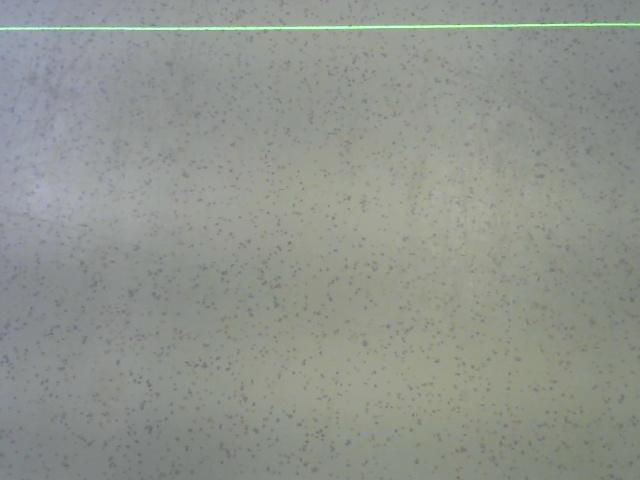
%> input picture Aulas Praticas/Aula 11/imgref.jpeg, 640 x 480 px
$ octave EX4.m   (GNU Octave 9; MATLAB toolbox functions it lacks are replaced by stand-ins)
%> lines starting %> are read from the running program, lines starting %| are printed output that depends on the picture; in (x1, y1, x2, y2) boxes, pixels count from 0 and x2, y2 are one past the last pixel; in counts of white or black regions, pixels touching at a corner belong together; the program's own positions count from 1
%Exercicio 4
clear
close

ref=imread('imgref.jpeg');
%> ref is the input picture: size 480x640x3 uint8; mean R, G, B 144.4, 148.4, 141.9
obs=imread('imgobst.jpeg');
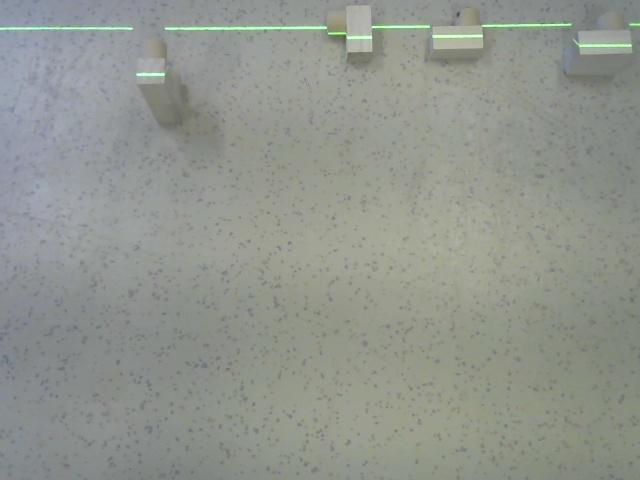
%> input picture Aulas Praticas/Aula 11/imgobst.jpeg, 640 x 480 px
%> obs is the input picture: size 480x640x3 uint8; mean R, G, B 145.3, 149.3, 142.4

ref_b= imbinarize(im2gray(ref),0.8);
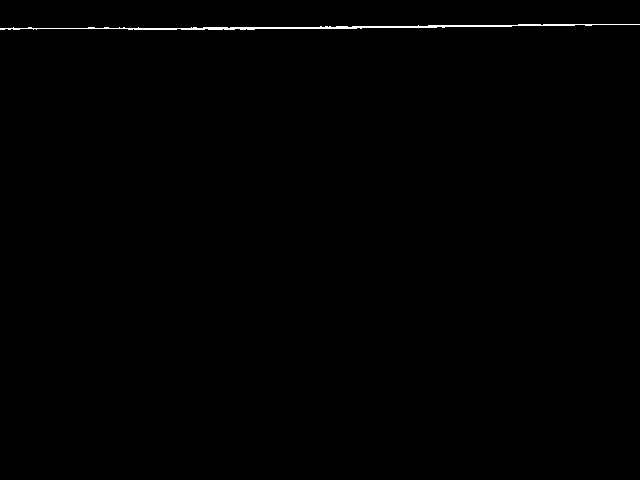
%> ref_b: size 480x640 logical; 0.39% white in thin lines or dots, all inside (x1, y1, x2, y2) = (0, 24, 640, 30)
obs_b= imbinarize(im2gray(obs),0.8);
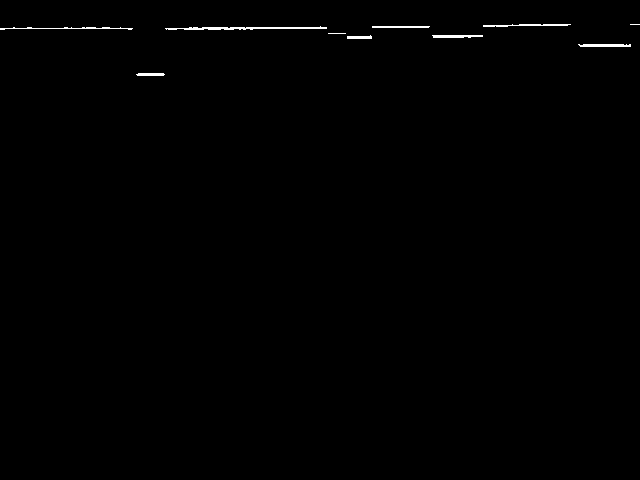
%> obs_b: size 480x640 logical; 0.42% white in thin lines or dots, all inside (x1, y1, x2, y2) = (0, 24, 640, 76)

subplot(3,2,1), imshow(ref)
subplot(3,2,2), imshow(obs)
subplot(3,2,3), imshow(ref_b)
subplot(3,2,4), imshow(obs_b)

%% Ex5

ref_b_dil= imdilate(ref_b,ones(4,1));%Dilatar para cima
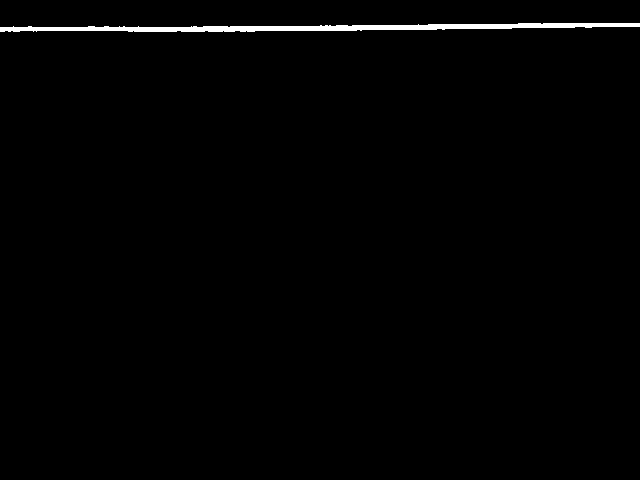
%> ref_b_dil: size 480x640 logical; 1% white; 1 white region, box (x1, y1, x2, y2) and area: (0, 23, 640, 32) 3123
obsbsimple = obs_b;

obsbsimple(ref_b_dil)=0;
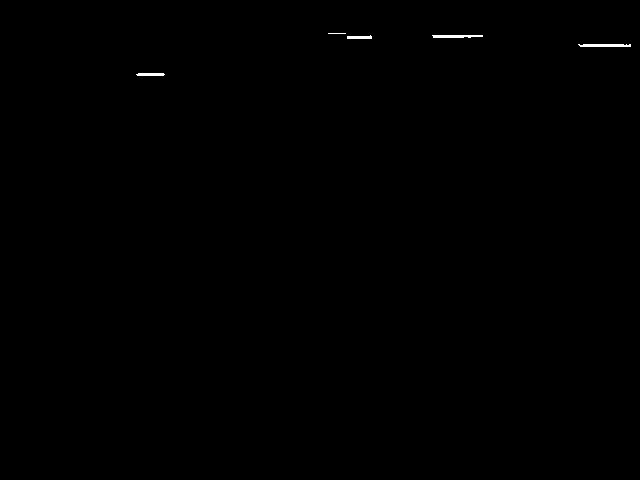
%> obsbsimple: size 480x640 logical; 0.15% white; 5 white regions (1 under 20 px), largest, box (x1, y1, x2, y2) and area: (578, 44, 631, 47) 149, (432, 35, 483, 38) 135, (136, 73, 165, 76) 82, (347, 35, 372, 39) 76
obsbsimple= bwareaopen(obsbsimple,10);%limpar


subplot(3,2,5), imshow(ref_b_dil)
subplot(3,2,6), imshow(obsbsimple)

%% Ex 6

 [L,N]=bwlabel(obsbsimple);
%> L: size 480x640 double; 6 distinct labels, from 0 to 5
%> N = 5
 r=regionprops(L,'Centroid');
%> r = 5 regions; Centroid: [151.2 75], [337.5 34], [360.1 38], [456.4 36.9], [605.4 46]
 cc=cat(1,r.Centroid)';%gravar numa matriz
%> cc = [151.2 337.5 360.1 456.4 605.4; 75.01 34 37.97 36.87 46.03]

 hold on
 subplot(3,2,6), plot(cc(1,:),cc(2,:),'*r','MarkerSize',10)
%> after `plot(cc(1,:),cc(2,:),'*r','MarkerSize',10)`:
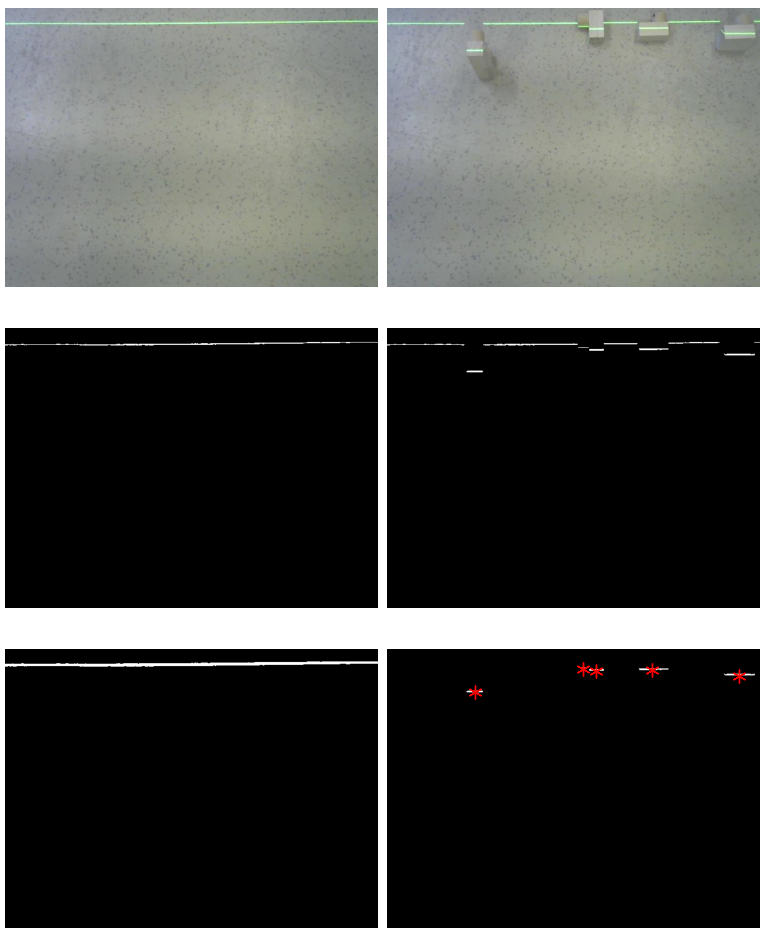
%> figure redrawn from the program's plot data, 6 panels

 %% Ex7
 DD=zeros(1,N-1);

 for n=1:N-1
     DD(n)=norm(cc(:,n)-cc(:,n+1));
 end
%> this loop made 4 passes
%> after the loop, DD = [190.8 22.99 96.25 149.3]

 idx=find(DD==max(DD))
%> idx = 1
